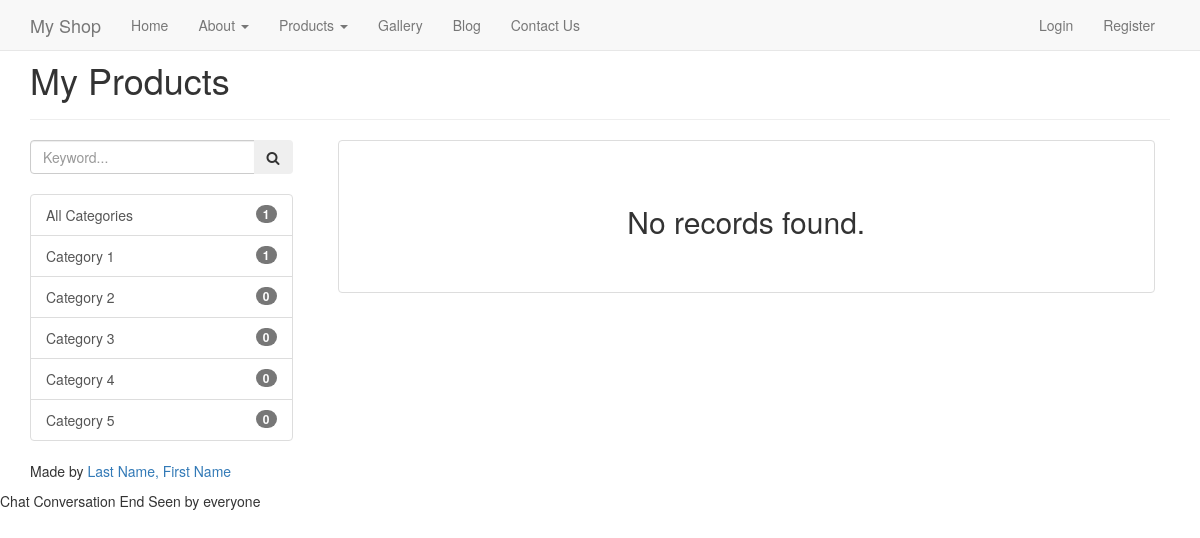
The app's page /products.php?c=2 with its own data.
### tables this page shows
CREATE TABLE `categories` (
  `catID` int(11) NOT NULL,
  `name` varchar(20) NOT NULL
);

### products.php (the view, shortened to what this page needs)
<?php
    include_once('includes/header.php');
    if (isset($_REQUEST['c']))
    {
    	if (ctype_digit($_REQUEST['c']))
		{
			$catid = $_REQUEST['c'];
		    $sql_products = "SELECT p.productID, c.name AS catName, p.name,
		    	p.description, p.price, p.image, p.status,
		    	p.addedOn, p.lastModified
		    	FROM products p
		    	INNER JOIN categories c ON p.catID = c.catID
		    	WHERE p.status!='Archived' AND p.catID=$catid";
		}
		else
		{
			header('location: products.php');
		}
    }
    $result_products = $con->query($sql_products);
    $sql_cat = "SELECT c.catID, c.name AS catName,
    	(SELECT COUNT(productID) FROM products
    	WHERE catID = c.catID AND status!='Archived') AS totalCount
    	FROM categories c
    	ORDER BY c.name";
    $result_cat = $con->query($sql_cat);
?>
<form method="POST" class="form-horizontal">
	<div class="col-lg-3">
		<div class="input-group">
			<input name="keyword" class="form-control" placeholder="Keyword..." />
			<span class="input-group-btn">
				<button name="search" type="submit" class="btn">
					<i class="fa fa-search"></i>
				</button>
			</span>
		</div>
		<br/>
		<div class="list-group">
			<a href='products.php' class='list-group-item'>
				<span class='badge'><?php echo countData('products'); ?></span>
				All Categories
			</a>
			<?php
				while ($row = mysqli_fetch_array($result_cat))
				{
					$cid = $row['catID'];
					$catName = $row['catName'];
					$total = $row['totalCount'];
					echo "
						<a href='products.php?c=$cid' class='list-group-item'>
							<span class='badge'>$total</span>
							$catName
						</a>
					";
				}
			?>
		</div>
	</div>
	<div class="col-lg-9">
		<?php
			if (mysqli_num_rows($result_products) > 0)
			{
				while ($row = mysqli_fetch_array($result_products))
				{
					$pid = $row['productID'];
					$image = $row['image'];
					$name = $row['name'];
					$cat = $row['catName'];
					$price = $row['price'];
					echo "
						<a href='details.php?id=$pid' class='product'>
							<div class='col-lg-4'>
								<div class='thumbnail'>
									<div class='ratio' style=\"background-image: url('images/products/$image')\">
		                           	</div>
									<div class='caption'>
										<h3>$name</h3>
										<small>$cat</small><br/>
										P$price
										<hr/>
										<button name='addtocart' class='cart btn btn-success btn-block' data-id='$pid'>
											<i class='fa fa-plus'></i> Add to Cart
										</button>
									</div>
								</div>
							</div>
						</a>
					";
				}
			}
			else
			{
				echo "
					<div class='col-lg-12'>
						<div class='thumbnail'>
							<br/>
							<br/>
							<h2 class='text-center'>No records found.</h2>
							<br/>
							<br/>
						</div>
					</div>
				";
			}
		?>
	</div>
</form>
<?php
	include_once('includes/footer.php');
?>

### records on screen
categories: total "1", name "Category 1"
categories: total "0", name "Category 2"
categories: total "0", name "Category 3"
categories: total "0", name "Category 4"
categories: total "0", name "Category 5"

### other values on screen
$page_title "My Products"
countData('products') "1"
